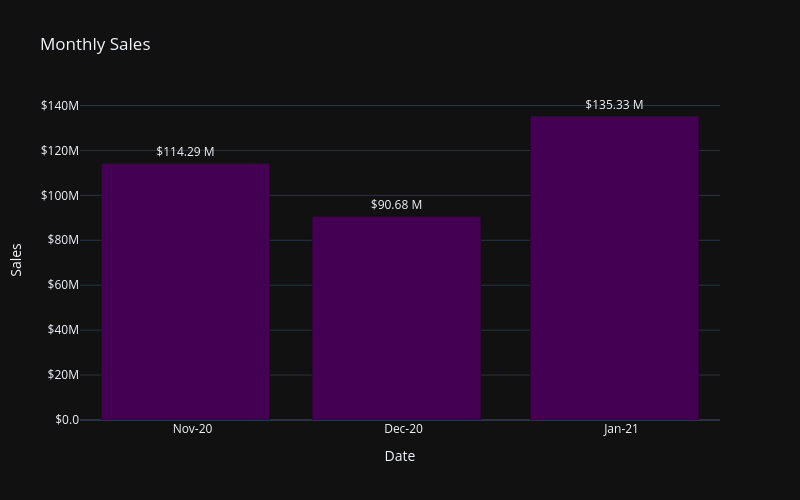

Notebook cell for this chart:
### Code cell
# Example: aggregate sales by State
# state_group_df = df.groupby('State')['Sales'].sum().reset_index()
monthly_sales = df.resample('ME')['Sales'].sum().to_frame(name='Sales').reset_index()

# Create bar chart
fig = px.bar(
    monthly_sales,
    x='Date',
    y='Sales',
    title='Monthly Sales',
    text=monthly_sales['Sales'].apply(lambda x: f"${x/1e6:.2f} M"),  # add labels
    color_discrete_sequence=px.colors.sequential.Viridis
)

# Show labels on top of bars
fig.update_traces(textposition='outside')

# Format X-axis to Mon-YY
fig.update_xaxes(
    tickformat="%b-%y",  
    dtick="M1"            # tick every 1 month
)

# Format Y-axis in $ Millions
fig.update_yaxes(
    tickprefix="$",
    tickformat=".2s"  
)

# Layout
fig.update_layout(
    template='plotly_dark',
    width=800,
    height=500,
    showlegend=False  # hide legend if color matches x-axis
)

fig.show()

### Figure 1 — Plotly figure (JSON) as saved in the notebook; plotly's stock layout.template omitted (floating-point values rounded to 4 significant figures)
{"data": [{"hovertemplate": "Date=%{x}<br>Sales=%{y}<br>text=%{text}<extra></extra>", "legendgroup": "", "marker": {"color": "#440154", "pattern": {"shape": ""}}, "name": "", "orientation": "v", "showlegend": false, "text": ["$114.29 M", "$90.68 M", "$135.33 M"], "textposition": "outside", "type": "bar", "x": ["2020-10-31T00:00:00.000000000", "2020-11-30T00:00:00.000000000", "2020-12-31T00:00:00.000000000"], "xaxis": "x", "y": [114290000, 90682500, 135330000], "yaxis": "y"}], "layout": {"barmode": "relative", "height": 500, "legend": {"tracegroupgap": 0}, "showlegend": false, "title": {"text": "Monthly Sales"}, "width": 800, "xaxis": {"anchor": "y", "domain": [0, 1], "dtick": "M1", "tickformat": "%b-%y", "title": {"text": "Date"}}, "yaxis": {"anchor": "x", "domain": [0, 1], "tickformat": ".2s", "tickprefix": "$", "title": {"text": "Sales"}}}}
